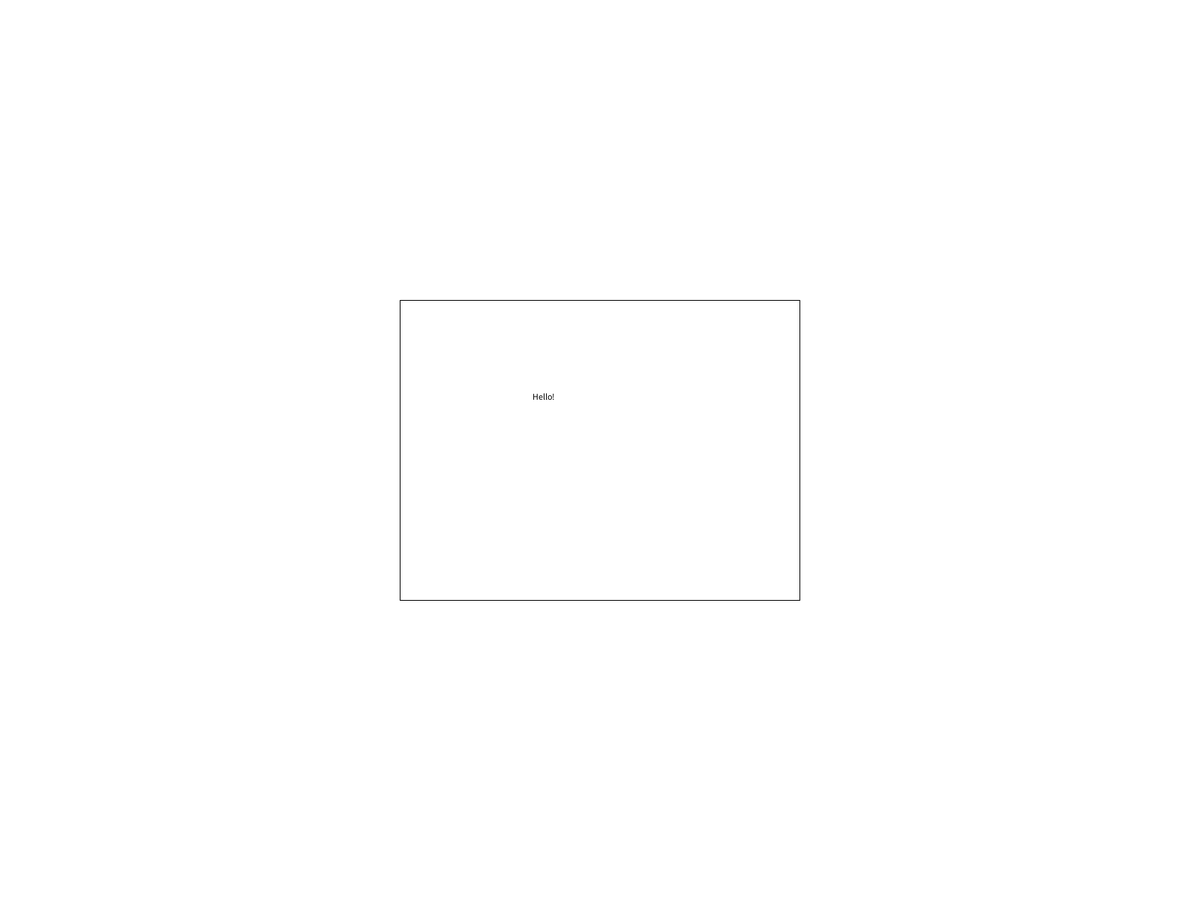
Frame 1 (no input)
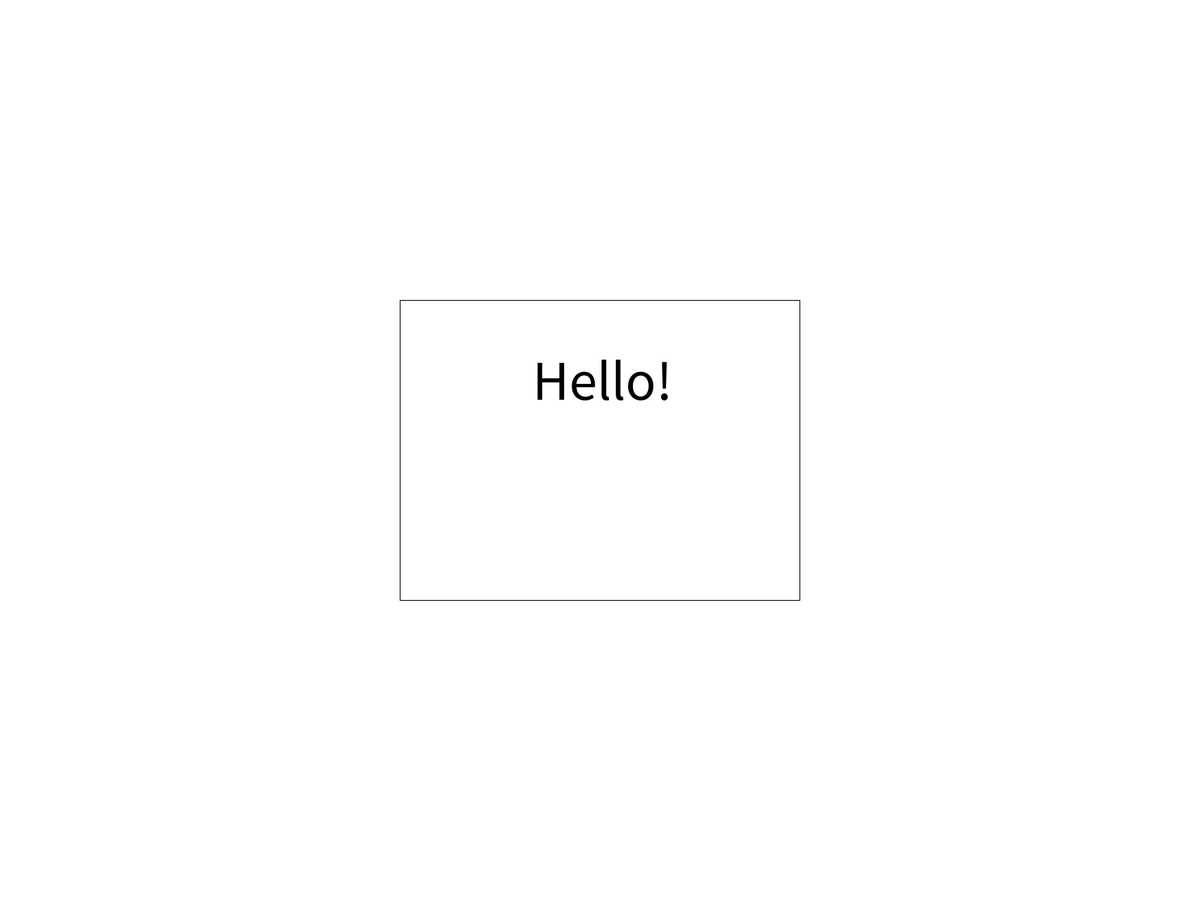
Frame 60 (the mouse pressed at the canvas centre just before this capture)
Frame 120 (the mouse held since frame 60 and released just before this capture): identical to frame 60, image omitted

The Processing sketch that drew these frames (run headless with seeded random() and noise(); from frame 60 on, the mouse is pressed at the canvas centre):

// Processing sketch: ProjectUI
// ── ProjectUI.pde
/* Giles Fowler, David Klingler, Wonseok Cho.
Team Turtlehat
User Interface
Screens: Start Menu (Credits, Settings (sound, difficulty)), Pause Menu (resume button, quit to main menu), You're Dead Menu (Restart, quit)
*/

Button button;

void setup() {
  background(255);
  fullScreen();
  button = new Button (width/3, height/3, width/3, height/3, "Hello!");
}

void draw() {
  button.display();
}
  
void mouseClicked() {
  if (button.mouseOver()) {
    background(0);
  }
  else {
    background(255);
  }
}
// ── ClassPrototypeButton.pde

class Button {
  int RectX;
  int RectY;
  int RectW;
  int RectH;
  String text;

  Button (int RectX, int RectY, int RectW, int RectH, String text) {
    this. RectX = RectX;
    this. RectY = RectY;
    this. RectW = RectW;
    this. RectH = RectH;
    this. text = text;
  }

  boolean mouseOver() {
    if (mouseX >= RectX && mouseX <= RectX + RectW && mouseY >= RectY && mouseY <= RectY + RectH) {
      return true;
    } else {
      return false;
    }
  }

  void display() { 
   fill(255);
    rect(RectX, RectY, RectW, RectH);
    fill(0);
   text (text, (RectX + (RectW/3)), (RectY + (RectH/3)));
   textSize(75);
  }
}
